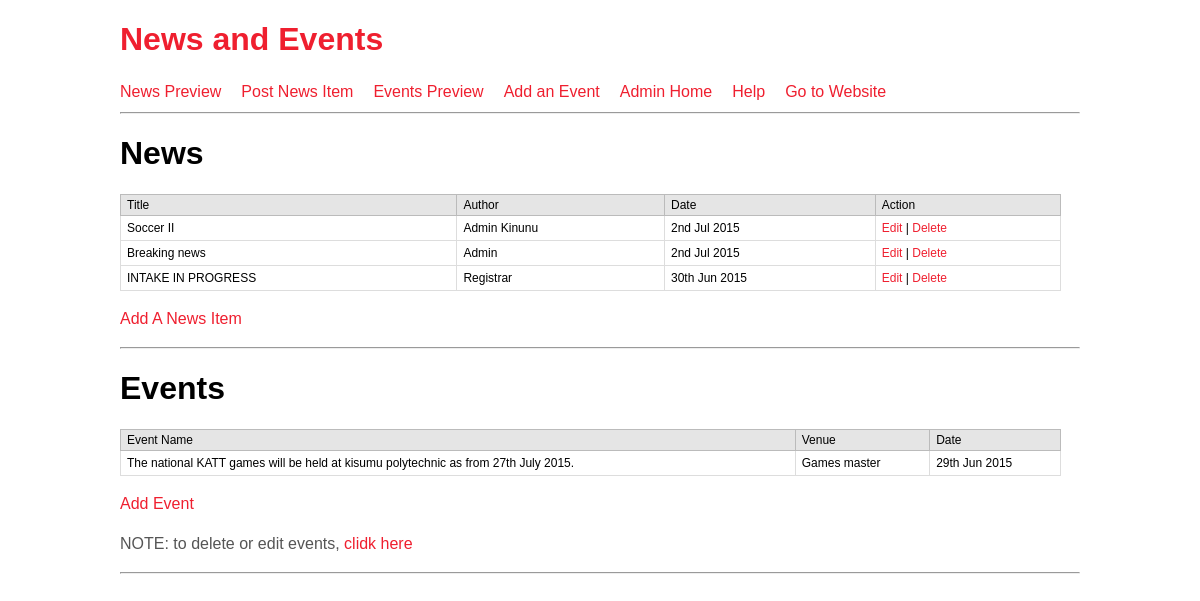
The page / on the database its author committed.
### tables this page shows
CREATE TABLE IF NOT EXISTS `news` (
  `news_id` int(12) NOT NULL AUTO_INCREMENT,
  `news_date` date NOT NULL,
  `news_subj` varchar(155) NOT NULL,
  `news_message` text NOT NULL,
  `news_author` varchar(23) NOT NULL,
  PRIMARY KEY (`news_id`),
  FULLTEXT KEY `news_subj` (`news_subj`)
);

CREATE TABLE IF NOT EXISTS `events` (
  `event_id` int(12) NOT NULL AUTO_INCREMENT,
  `event_date` date NOT NULL,
  `event_title` text NOT NULL,
  `event_desc` varchar(23) NOT NULL,
  `event_venue` varchar(200) NOT NULL,
  PRIMARY KEY (`event_id`)
);

### index.php (the view, shortened to what this page needs)
<?php
require_once('includes/config.php');
?>
<!doctype html>
<html lang="en">
<head>
  <link rel="stylesheet" href="news-style/normalize.css">
  <link rel="stylesheet" href="news-style/main.css">
</head>
<body>
	<div id="wrapper">
	<?php include('menu.php');?>
    <h1>News</h1>
	<table>
	<tr>
		<th>Title</th>
		<th>Author</th>
		<th>Date</th>
		<th>Action</th>
	</tr>
	<?php
		try {
			$stmt = $db->query('SELECT news_id, news_subj, news_author, news_date FROM news ORDER BY news_id DESC');
			while($row = $stmt->fetch()){
				echo '<tr>';
				echo '<td>'.$row['news_subj'].'</td>';
				echo "<td>" .$row["news_author"]. "</td>";
				echo '<td>'.date('jS M Y', strtotime($row['news_date'])).'</td>';
				?>
				<td>
					<a href="edit-news.php?id=<?php echo $row['news_id'];?>">Edit</a> |
					<a href="javascript:delpost('<?php echo $row['news_id'];?>','<?php echo $row['news_subj'];?>')">Delete</a>
				</td>
				<?php
				echo '</tr>';
			}
		} catch(PDOException $e) {
		    echo $e->getMessage();
		}
	?>
	</table>
	<p><a href='add-news.php'>Add A News Item</a></p>
	<hr>
	<h1>Events</h1>
	<table>
	<tr>
		<th>Event Name</th>
		<th>Venue</th>
		<th>Date</th>
	</tr>
	<?php
		try {
			$stmt = $db->query('SELECT event_id, event_title, event_venue, event_date FROM events ORDER BY event_id DESC');
			while($row = $stmt->fetch()){
				echo '<tr>';
				echo '<td>'.$row['event_title'].'</td>';
				echo "<td>".$row['event_venue']."</td>";
				echo '<td>'.date('jS M Y', strtotime($row['event_date'])).'</td>';
				?>
				<?php
				echo '</tr>';
			}
		} catch(PDOException $e) {
		    echo $e->getMessage();
		}
	?>
	</table>
	<p><a href='add-event.php'>Add Event</a></p>
	<p>NOTE: to delete or edit events, <a href="events.php">clidk here</a></p>
	<hr>
</div>
</body>
</html>

### menu.php (shortened to what this page needs)
<a href="./"><h1>News and Events</h1></a>
<ul id='adminmenu'>
	<li><a href='index.php'>News Preview</a></li>
	<li><a href='add-news.php'>Post News Item</a></li>
	<li><a href='events.php'>Events Preview</a></li>
	<li><a href='add-event.php'>Add an Event</a></li>
	<li><a href="../">Admin Home</a></li>
	<li><a href='#'>Help</a></li>
	<li><a href="http://www.kitalepolytechnic.ac.ke/" target="_blank">Go to Website</a></li>
</ul>
<hr />

### news-style/main.css (style rules this page uses)
#wrapper { margin:auto; width:960px; }
#adminmenu { padding-left: 0; }
#adminmenu li { float: left; list-style: none; margin-right: 20px; }
p,li { color: #555555; font-size: 16px; line-height: 1.5em; }
a { color: #EF1F2F; text-decoration: none; }
table { width:98%; text-align:left; border:1px solid #DDDDDD; font-size:12px; color:#000;background:#fff; margin-bottom:10px; }
table th { background-color:#E5E5E5; border:1px solid #BBBBBB; padding:3px 6px; font-weight:normal; color:#000; }
table tr td { border:1px solid #DDDDDD; padding:5px 6px; }

### rows shown on the page
news: news_subj "Soccer II", news_author "Admin Kinunu", news_date "2nd Jul 2015"
news: news_subj "Breaking news", news_author "Admin", news_date "2nd Jul 2015"
news: news_subj "INTAKE IN PROGRESS", news_author "Registrar", news_date "30th Jun 2015"
events: event_title "The national KATT games will be held at kisumu polytechnic as from 27th July 2015.", event_venue "Games master", event_date "29th Jun 2015"
